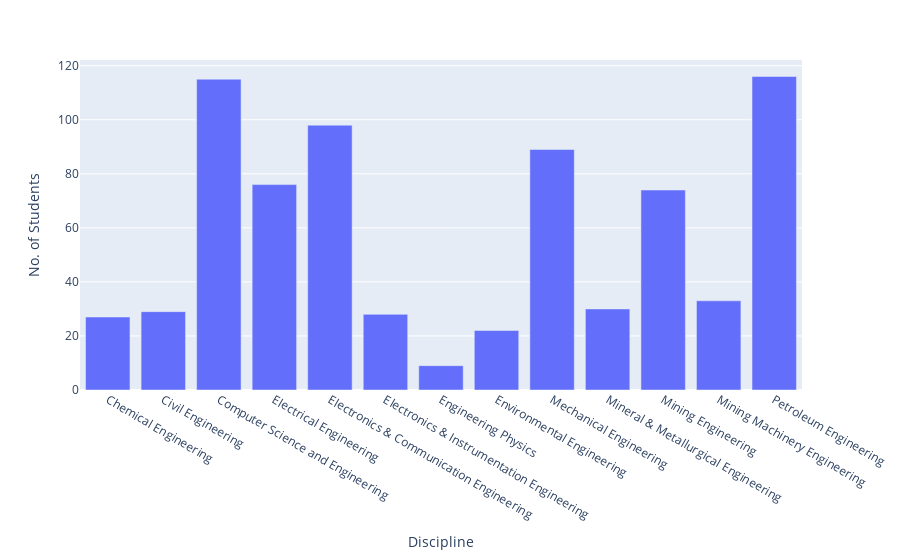

Here is the notebook cell this chart was saved with:
### Code cell
px.bar(r,x='Discipline',y='No. of Students')

### Figure 1 — Plotly figure (JSON) as saved in the notebook; plotly's stock layout.template omitted (floating-point values rounded to 4 significant figures)
{"data": [{"hovertemplate": "Discipline=%{x}<br>No. of Students=%{y}<extra></extra>", "legendgroup": "", "marker": {"color": "#636efa", "pattern": {"shape": ""}}, "name": "", "orientation": "v", "showlegend": false, "textposition": "auto", "type": "bar", "x": ["Chemical Engineering", "Civil Engineering", "Computer Science and Engineering", "Electrical Engineering", "Electronics & Communication Engineering", "Electronics & Instrumentation Engineering", "Engineering Physics", "Environmental Engineering", "Mechanical Engineering", "Mineral & Metallurgical Engineering", "Mining Engineering", "Mining Machinery Engineering", "Petroleum Engineering"], "xaxis": "x", "y": [27, 29, 115, 76, 98, 28, 9, 22, 89, 30, 74, 33, 116], "yaxis": "y"}], "layout": {"barmode": "relative", "legend": {"tracegroupgap": 0}, "margin": {"t": 60}, "xaxis": {"anchor": "y", "domain": [0, 1], "title": {"text": "Discipline"}}, "yaxis": {"anchor": "x", "domain": [0, 1], "title": {"text": "No. of Students"}}}}
